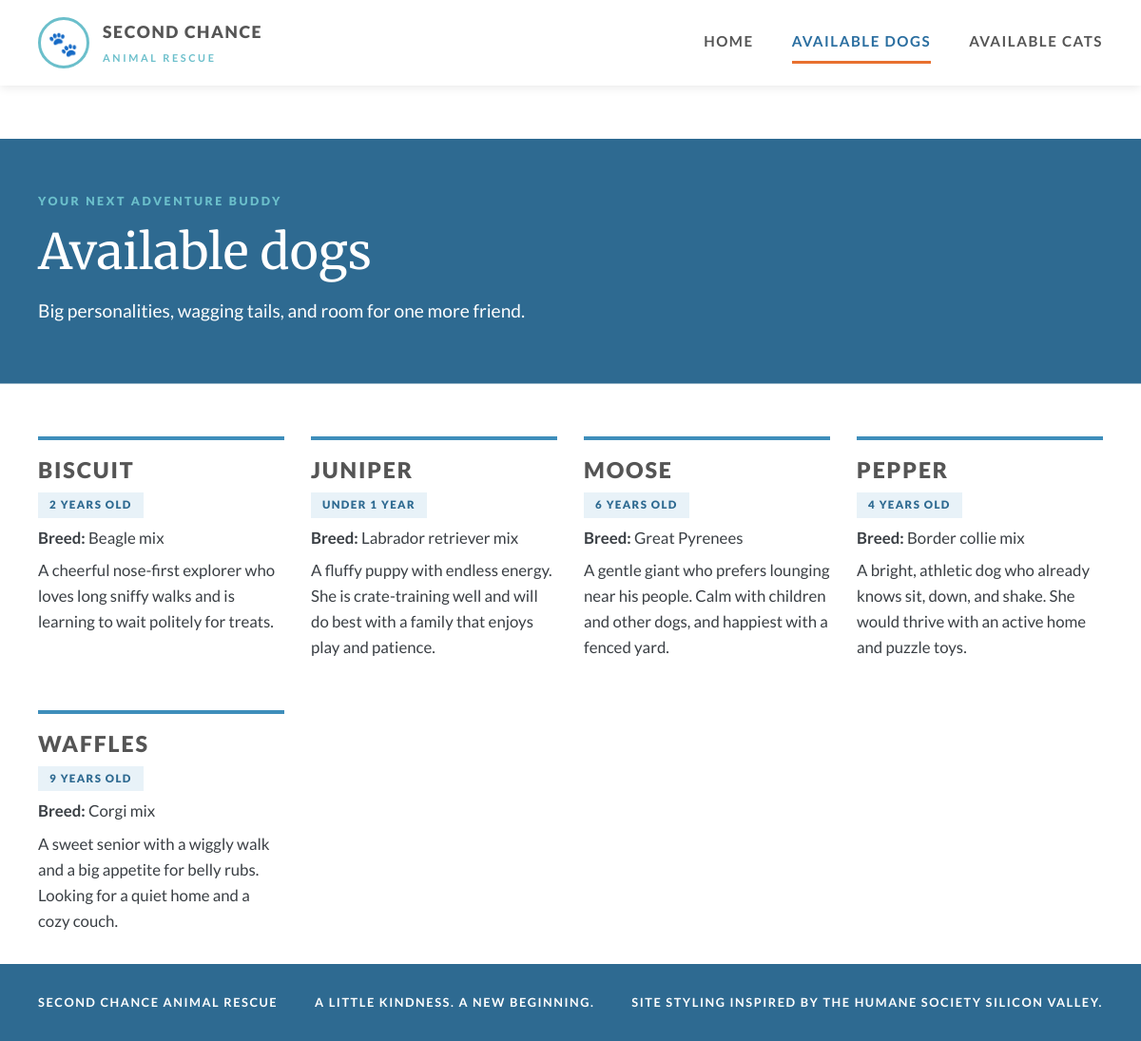
The page /dogs on the database its author committed.
### tables this page shows
CREATE TABLE dogs (
    id          INTEGER PRIMARY KEY,
    name        TEXT NOT NULL UNIQUE,
    age         INTEGER NOT NULL,      -- whole years; 0 means under one year
    breed       TEXT NOT NULL,
    description TEXT NOT NULL
);

### app.py (the view)
@app.route("/dogs")
def dogs():
    return render_template("dogs.html", dogs=models.get_dogs())

### models.py (called while the page is built)
def query(sql, values=()):
    connection = sqlite3.connect(DB_PATH)
    connection.row_factory = sqlite3.Row
    rows = connection.execute(sql, values).fetchall()
    connection.close()
    return rows

def get_dogs():
    return query("SELECT id, name, age, breed, description FROM dogs ORDER BY name COLLATE NOCASE")

### templates/dogs.html (shortened to what this page needs)
{% extends "base.html" %}
{% block content %}
<section class="page-heading"><p class="eyebrow">Your next adventure buddy</p><h1>Available dogs</h1><p>Big personalities, wagging tails, and room for one more friend.</p></section>
<section class="section" aria-label="Available dog listings">
  {% if dogs %}
  <div class="animal-grid">
    {% for dog in dogs %}
    <article class="animal-card">
      <h2>{{ dog['name'] }}</h2>
      {% if dog['age'] == 0 %}{% set age_label = 'Under 1 year' %}{% elif dog['age'] == 1 %}{% set age_label = '1 year old' %}{% else %}{% set age_label = dog['age'] ~ ' years old' %}{% endif %}
      <p><span class="animal-tag">{{ age_label }}</span></p>
      <p><strong>Breed:</strong> {{ dog['breed'] }}</p>
      <p>{{ dog['description'] }}</p>
    </article>
    {% endfor %}
  </div>
  {% else %}
  <div class="empty-state"><span aria-hidden="true">🐶</span><h2>Our dog listings are being updated.</h2><p>Please check back soon to meet our available dogs.</p></div>
  {% endif %}
</section>
{% endblock %}

### templates/base.html (shortened to what this page needs)
<!doctype html>
<html lang="en">
<head>
  <link rel="stylesheet" href="{{ url_for('static', filename='style.css') }}">
</head>
<body>
  <header class="site-header">
    <a class="brand" href="{{ url_for('home') }}"><span class="brand-icon" aria-hidden="true">🐾</span> Second Chance<span class="brand-small">Animal Rescue</span></a>
    <nav aria-label="Main navigation">
      <a href="{{ url_for('home') }}" {% if request.endpoint == 'home' %}aria-current="page"{% endif %}>Home</a>
      <a href="{{ url_for('dogs') }}" {% if request.endpoint == 'dogs' %}aria-current="page"{% endif %}>Available dogs</a>
      <a href="{{ url_for('cats') }}" {% if request.endpoint == 'cats' %}aria-current="page"{% endif %}>Available cats</a>
    </nav>
  </header>
  <main id="main">{% block content %}{% endblock %}</main>
  <footer class="site-footer"><span>Second Chance Animal Rescue</span><span>A little kindness. A new beginning.</span><span>Site styling inspired by the Humane Society Silicon Valley.</span></footer>
</body>
</html>

### static/style.css (style rules this page uses)
:root { --blue: #3e8ebb; --blue-deep: #2e6a91; --blue-link: #2a6ea0; --blue-tint: #e8f2f8; --teal: #6bbfcb; --orange: #e8702f; --orange-dark: #cf5f21; --ink: #555555; --text: #3a3f44; --paper: #ffffff; --line: #e5e5e5; --sans: "Lato", "Source Sans 3", system-ui, sans-serif; --serif: "Merriweather", "Source Serif 4", Georgia, serif; --gutter: max(20px, calc((100% - 1120px) / 2)); }
* { box-sizing: border-box; }
body { margin: 0; color: var(--text); background: var(--paper); font-family: var(--sans); font-size: 1.05rem; line-height: 1.6; overflow-x: clip; }
a { color: inherit; }
main { width: min(1120px, calc(100% - 40px)); margin: auto; }
.site-header { position: sticky; top: 0; z-index: 10; display: flex; align-items: center; justify-content: space-between; gap: 24px; padding: 18px var(--gutter); background: #fff; box-shadow: 0 2px 10px rgba(0, 0, 0, .09); }
.brand { display: grid; grid-template-columns: 54px auto; column-gap: 14px; align-items: center; text-decoration: none; color: var(--ink); font-weight: 900; font-size: 1.1rem; letter-spacing: .09em; text-transform: uppercase; line-height: 1.2; }
.brand-icon { grid-row: span 2; width: 54px; height: 54px; display: grid; place-items: center; font-size: 1.6rem; border: 3px solid var(--teal); border-radius: 50%; }
.brand-small { font-size: .68rem; letter-spacing: .24em; font-weight: 700; color: var(--teal); }
nav { display: flex; flex-wrap: wrap; gap: 14px 40px; }
nav a { text-decoration: none; padding: 8px 0; color: var(--ink); font-size: .95rem; font-weight: 700; letter-spacing: .1em; text-transform: uppercase; border-bottom: 3px solid transparent; }
nav a[aria-current="page"] { color: var(--blue-link); border-bottom-color: var(--orange); }
h1, h2, h3 { line-height: 1.15; margin: 0; }
.eyebrow { margin: 0 0 14px; font-size: .78rem; font-weight: 900; letter-spacing: .2em; text-transform: uppercase; color: var(--blue-link); }
h2 { font-size: 1.7rem; font-weight: 700; letter-spacing: .04em; text-transform: uppercase; color: var(--ink); margin: 6px 0 28px; }
.section { padding: 72px 0 24px; }
.feature-grid, .animal-grid { display: grid; gap: 32px; }
.animal-grid { grid-template-columns: repeat(auto-fill, minmax(240px, 1fr)); gap: 44px 28px; }
.animal-card { background: none; border: 0; border-top: 4px solid var(--blue); padding: 18px 0 0; }
.animal-card h2, .animal-card h3 { font-size: 1.45rem; font-weight: 900; letter-spacing: .08em; text-transform: uppercase; color: var(--ink); margin: 0 0 8px; }
.animal-card p { margin: 0 0 8px; }
.animal-tag { display: inline-block; padding: 4px 12px; border-radius: 0; background: var(--blue-tint); color: var(--blue-deep); font-size: .72rem; font-weight: 900; letter-spacing: .12em; text-transform: uppercase; }
.page-heading { max-width: none; margin-top: 56px; padding: 56px 0 60px; background: var(--blue-deep); color: #fff; box-shadow: 0 0 0 100vmax var(--blue-deep); clip-path: inset(0 -100vmax); }
.page-heading > * { max-width: 62ch; }
.page-heading .eyebrow { color: var(--teal); }
.page-heading h1 { font-family: var(--serif); font-weight: 400; font-size: clamp(2.2rem, 5vw, 3.2rem); letter-spacing: 0; margin: 0 0 16px; }
.page-heading p:not(.eyebrow) { font-size: 1.2rem; line-height: 1.7; margin: 0; }
.page-heading + .section { padding-top: 56px; }
.site-footer { display: flex; justify-content: space-between; flex-wrap: wrap; gap: 12px; padding: 30px var(--gutter); background: var(--blue-deep); color: #fff; font-size: .8rem; font-weight: 700; letter-spacing: .12em; text-transform: uppercase; }

### rows shown on the page
dogs: name "BISCUIT", age_label "2 YEARS OLD", breed "Beagle mix", description "A cheerful nose-first explorer who loves long sniffy walks and is learning to wait politely for treats."
dogs: name "JUNIPER", age_label "UNDER 1 YEAR", breed "Labrador retriever mix", description "A fluffy puppy with endless energy. She is crate-training well and will do best with a family that enjoys play and patience."
dogs: name "MOOSE", age_label "6 YEARS OLD", breed "Great Pyrenees", description "A gentle giant who prefers lounging near his people. Calm with children and other dogs, and happiest with a fenced yard."
dogs: name "PEPPER", age_label "4 YEARS OLD", breed "Border collie mix", description "A bright, athletic dog who already knows sit, down, and shake. She would thrive with an active home and puzzle toys."
dogs: name "WAFFLES", age_label "9 YEARS OLD", breed "Corgi mix", description "A sweet senior with a wiggly walk and a big appetite for belly rubs. Looking for a quiet home and a cozy couch."
